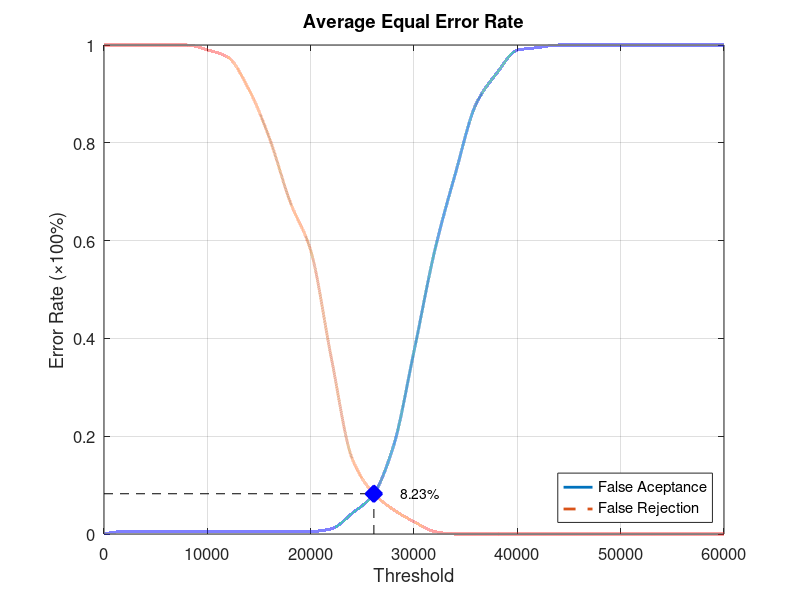
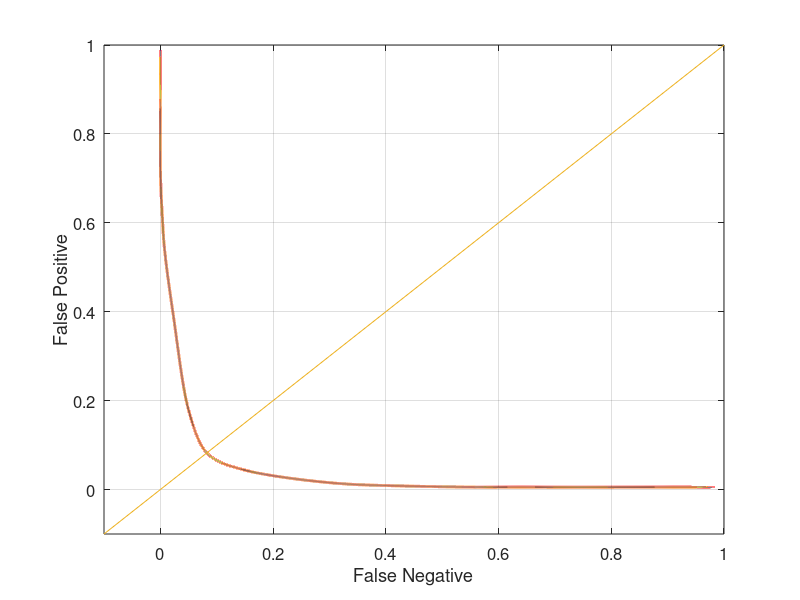

These charts were generated, in order, by the following MATLAB code:
function yEER = Database2_1
close all;
clear;
clc;
x = 0:2000:60000;
xq = 0:0.5:60000;

y0 = [0 0.00526316 0.00526316 0.00526316 0.00526316 0.00526316 0.00526316 0.00526316 0.00526316 0.00526316 0.00526316 0.0105263 0.0421053 0.0789474 0.178947 0.373684 0.578947 0.736842 0.878947 0.942105 0.989474 0.994737 1 1 1 1 1 1 1 1 1];
yy0 = interp1(x, y0, xq, 'pchip');
y1 = [1 1 1 1 1 0.99 0.975 0.91 0.81 0.68 0.58 0.36 0.155 0.085 0.05 0.025 0.005 0 0 0 0 0 0 0 0 0 0 0 0 0 0];
yy1 = interp1(x, y1, xq, 'pchip');

% Calculating EER: 
y2 = abs(y0 - y1);
find(y2 == min(y2))
yy2 = abs(yy0 - yy1);
xEER = find(yy2 == min(yy2));
xEERIndex = xq(xEER) % X-axis EER
yEER = yy0(xEER) % Y-axis EER

main = figure
plot(xq, yy0,'-','LineWidth', 2);	hold on
plot(xq, yy1,'--','LineWidth', 2);	hold on
plot([xEERIndex xEERIndex], [0 yEER], 'k--');	hold on
plot([0 xEERIndex], [yEER yEER], 'k--');	hold on
plot(xEERIndex, yEER, 'bx', 'LineWidth', 10);	hold on
text(xEERIndex + 10 * xEERIndex / 100, yEER, [num2str(round((10000 * yEER)) / 100) '%'])
legend('False Aceptance', 'False Rejection', 'Location', 'SouthEast')
xlabel('Threshold')
ylabel('Error Rate (\times100%)')
title('Average Equal Error Rate')
set(gca, 'FontSize', 12)
axis([0 60000 0 1])
grid on

print(main, 'Database2_1Main', '-dpng');
FNRxFPR = figure('Color', [1 1 1]);
plot(yy1, yy0, '-', yy1, yy0, 'LineWidth', 2);
hold on
y = -0.1:0.1:1
plot(y, y); 
set(gca, 'FontSize', 12)
xlabel('False Negative')
ylabel('False Positive')
axis([-0.1 1 -0.1 1])
set(gca, 'FontSize', 12)
grid on

print(FNRxFPR, 'Database2_1FNRxFPR','-dpng');
end
